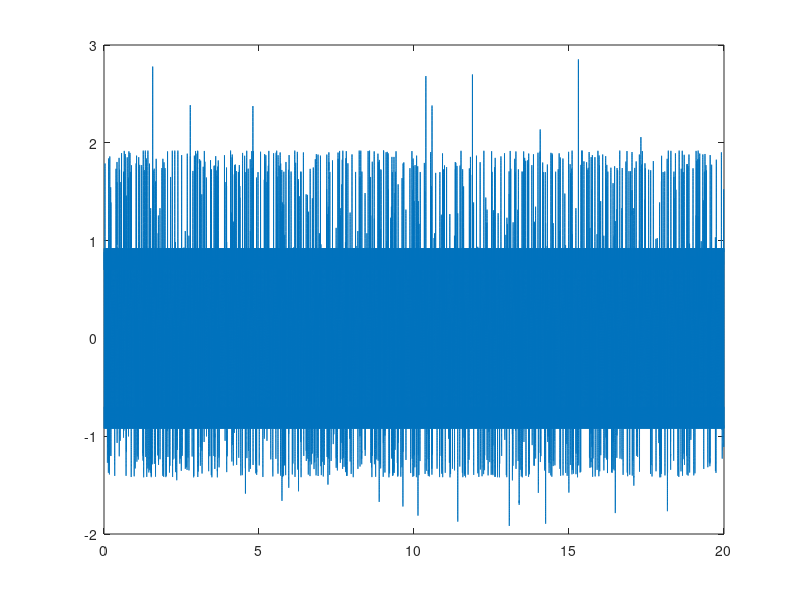

MATLAB code for this plot:


% test 60 Hz canceller
clear all

Fs = 44100;
dt = 1/Fs;
t = 0:dt:20.0;

%reference noise
ref = sin(2*pi*60*t)  +0.3*sin(2*pi*180*t);

%define APs
AP1amp = 1;
AP1dur1 = .001;
AP1dur2 = .002;
AP1prob = .001;
AP2amp = AP1amp*.5;

%make single AP
%by concantenating two 1/2 sin cycles
oneT = 0:dt:(AP1dur1+AP1dur2);
oneAP = AP1amp*sin(2*pi/(2*AP1dur1)*oneT).*(oneT<=AP1dur1) + ...
    AP1amp*0.5*sin(2*pi/(2*AP1dur2)*(oneT+AP1dur1)).*(oneT>AP1dur1) ;

%make a bunch of APs
locationAP1 = rand(size(t))<AP1prob; %poisson
%locationAP1 = mod([1:length(t)],457)==0; %uniform
vAP = conv(locationAP1,oneAP);
vAP = vAP(1:length(t)); %truncate
locationAP2 = rand(size(t))<AP1prob; %poisson
vAP2 = conv(locationAP2,oneAP*AP2amp);
vAP = vAP ;%+ vAP2(1:length(t)); %truncate
noisefree = vAP+ 0.00*randn(size(t));
sig = noisefree + 1* sin(2*pi*60*t+1) + 0.3*sin(2*pi*180*t +3) ;


% Stereo sound is played on platforms that support
% it when y is an n-by-2 matrix. The values
% in column 1 are assigned to the left channel,
% and those in column 2 to the right.
sound(0.1*[ref;sig]',Fs)
figure(1);clf;
plot(t,sig)